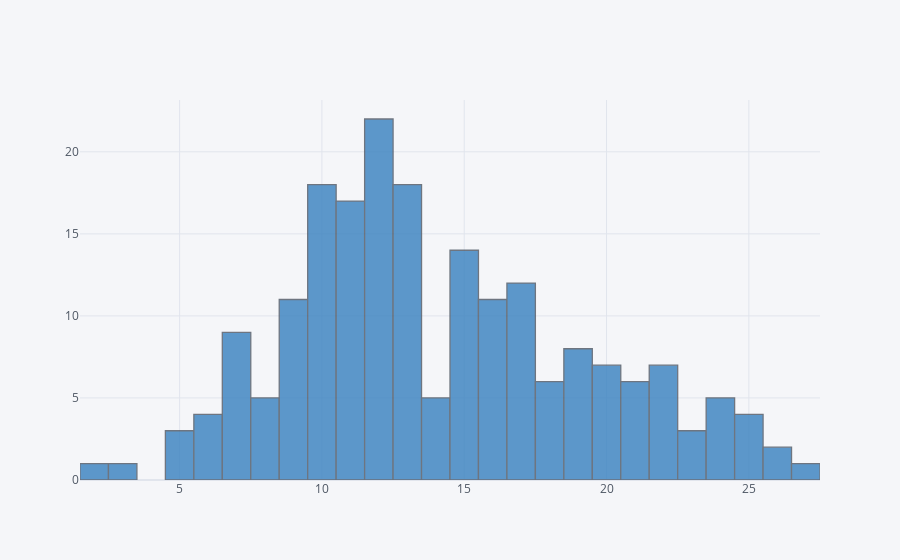

The cell this chart's notebook holds for it:
### Code cell
# plt.iplot(kind='hist', x='sales',data = df, bins=30)
df['sales'].iplot(kind='hist',bins=30,color='blue')

### Figure 1 — Plotly figure (JSON) as saved in the notebook; plotly's stock layout.template omitted (floating-point values rounded to 4 significant figures; data arrays with more than 128 entries replaced by an {"elided": "..."} marker saying what was removed)
{"data": [{"histfunc": "count", "histnorm": "", "marker": {"color": "rgba(55, 128, 191, 1.0)", "line": {"color": "#4D5663", "width": 1.3}}, "name": "sales", "nbinsx": 30, "opacity": 0.8, "orientation": "v", "type": "histogram", "x": {"elided": "200 float values"}}], "layout": {"barmode": "overlay", "legend": {"bgcolor": "#F5F6F9", "font": {"color": "#4D5663"}}, "paper_bgcolor": "#F5F6F9", "plot_bgcolor": "#F5F6F9", "title": {"font": {"color": "#4D5663"}}, "xaxis": {"gridcolor": "#E1E5ED", "showgrid": true, "tickfont": {"color": "#4D5663"}, "title": {"font": {"color": "#4D5663"}, "text": ""}, "zerolinecolor": "#E1E5ED"}, "yaxis": {"gridcolor": "#E1E5ED", "showgrid": true, "tickfont": {"color": "#4D5663"}, "title": {"font": {"color": "#4D5663"}, "text": ""}, "zerolinecolor": "#E1E5ED"}}}
